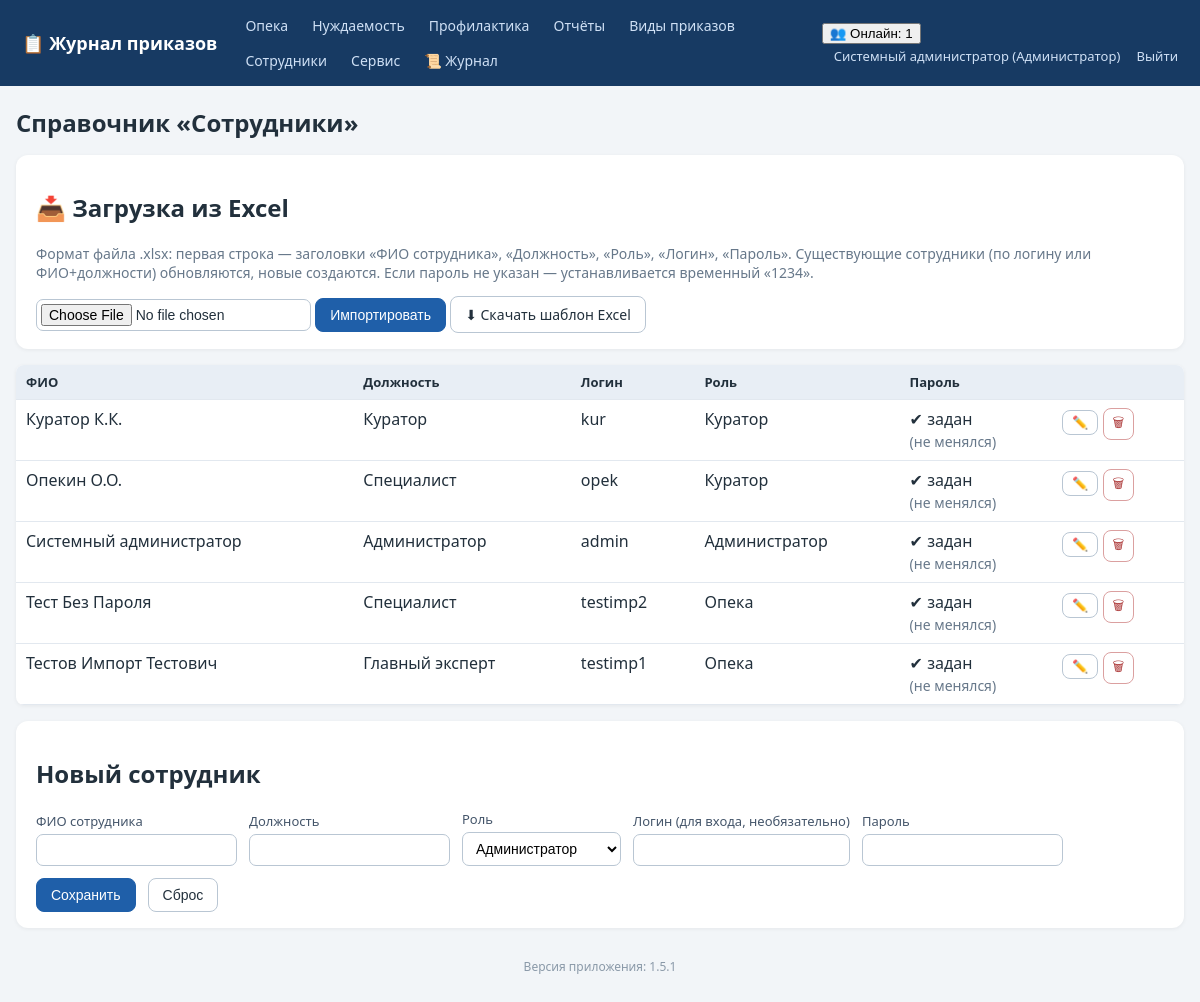
/employees (signed in), run on an earlier commit of the app's database.
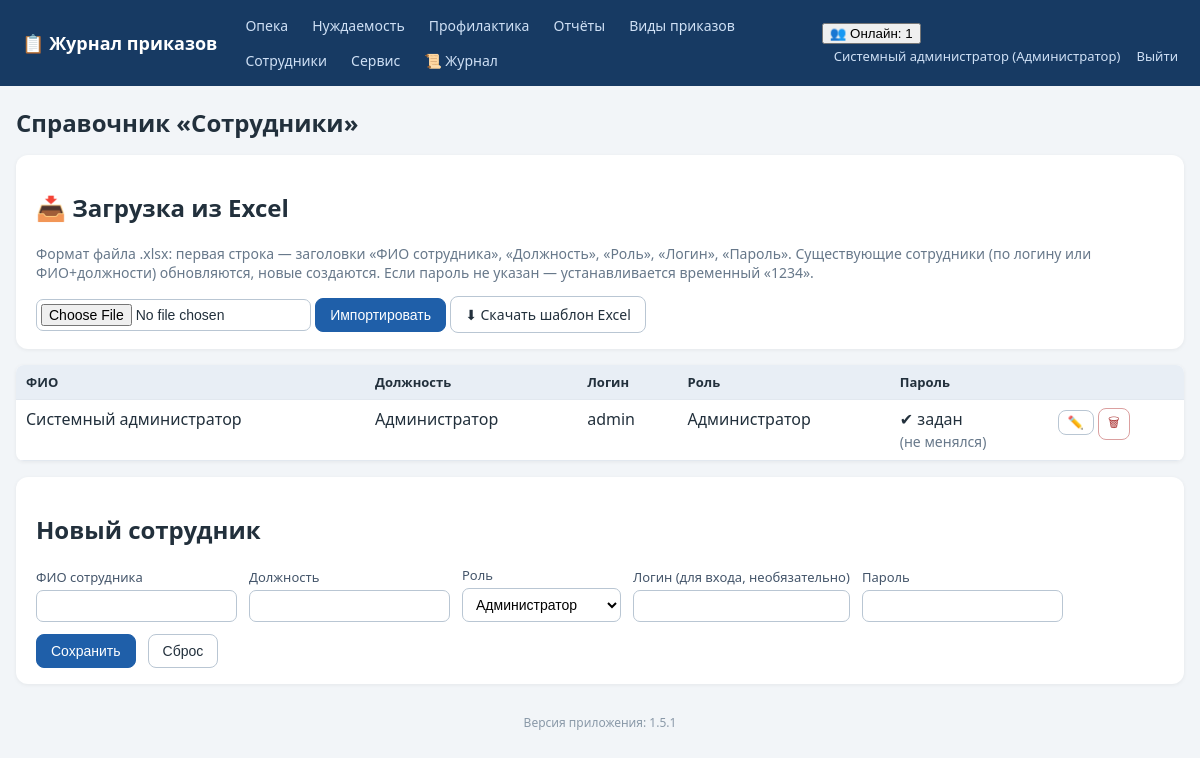
And on a later commit of the database.
### tables this page shows
CREATE TABLE employees (
    id INTEGER PRIMARY KEY AUTOINCREMENT,
    full_name TEXT NOT NULL,
    position TEXT NOT NULL DEFAULT '',
    login TEXT UNIQUE,
    password_hash TEXT,
    role_id INTEGER REFERENCES roles(id)
, pwd_changed_at TEXT);

CREATE TABLE roles (
    id INTEGER PRIMARY KEY AUTOINCREMENT,
    name TEXT UNIQUE NOT NULL
);

### app.py (the view)
@app.route('/employees')
def employees():
    require_login()
    conn = get_db()
    rows = conn.execute('SELECT e.*, r.name role_name FROM employees e '
                        'LEFT JOIN roles r ON r.id=e.role_id ORDER BY e.full_name').fetchall()
    conn.close()
    return render_template('employees.html', rows=rows)

### app.py (called while the page is built, shortened)
def has_request_context_safe():
    try:
        from flask import has_request_context
        return has_request_context()
    except Exception:
        return False

def _session_signature(uid):
    raw = request.cookies.get(app.config['SESSION_COOKIE_NAME'], '')
    if not raw:
        return ''

def _db_touch_throttled(key, min_interval=10.0):
    now = time.time()
    last = _DB_TOUCH_TS.get(key, 0)
    if now - last >= min_interval:
        _DB_TOUCH_TS[key] = now
        return True
    return False

def db_cleanup_active_sessions(cutoff):
    try:
        conn = get_db()
        conn.execute('DELETE FROM active_sessions WHERE last_seen < ?', (cutoff,))
        conn.commit()
        conn.close()
    except Exception:
        pass

def touch_active_session(uid):
    sid = _session_signature(uid)
    ip = request.remote_addr if has_request_context_safe() else ''
    now = time.time()
    with ACTIVE_SESSIONS_LOCK:
        ACTIVE_SESSIONS[(uid, sid)] = {'last_seen': now, 'ip': ip}
    if _db_touch_throttled((uid, sid)):
        db_touch_active_session(uid, sid, ip)

def cleanup_active_sessions():
    cutoff = time.time() - ACTIVE_TIMEOUT
    with ACTIVE_SESSIONS_LOCK:
        expired = [k for k, v in ACTIVE_SESSIONS.items()
                   if v['last_seen'] < cutoff]
        for k in expired:
            del ACTIVE_SESSIONS[k]
    db_cleanup_active_sessions(cutoff)

@app.before_request
def _mark_tls_noise_context():
    try:
        from flask import g as _fg
        _tls_noise_ctx.g = _fg
    except Exception:
        pass

def get_db():
    conn = sqlite3.connect(DB_PATH)
    conn.row_factory = sqlite3.Row
    conn.execute('PRAGMA foreign_keys = ON')
    return conn

def current_user():
    uid = session.get('user_id')
    if not uid:
        return None
    conn = get_db()
    u = conn.execute('SELECT e.*, r.name AS role_name FROM employees e '
                     'LEFT JOIN roles r ON r.id=e.role_id WHERE e.id=?', (uid,)).fetchone()
    conn.close()
    return u

def require_login():
    if not current_user():
        abort(redirect(url_for('login')))

def can_access_journal(user, journal):
    if not user:
        return False
    if user['role_name'] in FULL_DATA_ROLES:  # админ и начальник — полный доступ
        return True
    return user['role_name'] in ROLE_ACCESS[journal]

### templates/employees.html (shortened to what this page needs)
{% extends 'base.html' %}
{% block content %}
<h1>Справочник «Сотрудники»</h1>
{% if cu and cu.role_name in ['Администратор','Начальник отдела'] %}
<div class="panel no-print">
  <h2>📥 Загрузка из Excel</h2>
  <p class="muted">Формат файла .xlsx: первая строка — заголовки «ФИО сотрудника», «Должность», «Роль», «Логин», «Пароль».
     Существующие сотрудники (по логину или ФИО+должности) обновляются, новые создаются.
     Если пароль не указан — устанавливается временный «1234».</p>
  <form method="post" action="{{ url_for('employees_import') }}" enctype="multipart/form-data" style="display:inline">
    <input type="file" name="file" accept=".xlsx" required>
    <button class="btn primary" type="submit">Импортировать</button>
  </form>
  <a class="btn" href="{{ url_for('employees_template') }}">⬇ Скачать шаблон Excel</a>
</div>
{% endif %}
<table class="grid">
  <tr><th>ФИО</th><th>Должность</th><th>Логин</th><th>Роль</th><th>Пароль</th><th></th></tr>
  {% for r in rows %}
  <tr>
    <td>{{ r.full_name }}</td><td>{{ r.position }}</td>
    <td>{{ r.login or '—' }}</td><td>{{ r.role_name or '—' }}</td>
    <td>{{ '✔ задан' if r.password_hash else '—' }}{% if r.password_hash and not r.pwd_changed_at %}<br><span class="muted">(не менялся)</span>{% endif %}</td>
    <td class="actions">
      <button class="btn sm" data-id="{{ r.id }}" data-fio="{{ r.full_name }}" data-pos="{{ r.position or '' }}"
              data-login="{{ r.login or '' }}" data-role="{{ r.role_name or 'Куратор' }}"
              data-haspw="{{ 1 if r.password_hash else 0 }}" onclick="editEmp(this)">✏️</button>
      <form method="post" action="{{ url_for('employee_delete', eid=r.id) }}" style="display:inline"
            onsubmit="return confirm('Удалить сотрудника?')"><button class="btn sm danger">🗑</button></form>
    </td>
  </tr>
  {% endfor %}
</table>
<div class="panel">
  <h2 id="empFormTitle">Новый сотрудник</h2>
  <form method="post" action="{{ url_for('employee_save') }}" id="empForm">
    <label>ФИО сотрудника <input name="full_name" id="emp_fio" required></label>
    <label>Должность <input name="position" id="emp_pos"></label>
    <label>Роль
      <select name="role" id="emp_role">
        {% for role in all_roles %}<option>{{ role }}</option>{% endfor %}
      </select>
    </label>
    <label>Логин (для входа, необязательно) <input name="login" id="emp_login" autocomplete="off"></label>
    <label id="pwLabel">Пароль <input type="password" name="password" id="emp_pw" autocomplete="new-password"></label>
    <button class="btn primary" type="submit">Сохранить</button>
    <button class="btn" type="button" onclick="resetEmp()">Сброс</button>
  </form>
</div>
{% endblock %}

### templates/base.html (shortened to what this page needs)
<!DOCTYPE html>
<html lang="ru">
<head>
<link rel="stylesheet" href="{{ url_for('static', filename='style.css') }}">
</head>
<body>
<header class="topbar no-print">
  <div class="brand"><a href="{{ url_for('index') }}">📋 Журнал приказов</a></div>
  <nav>
    {% for j, t in accessible_journals %}
      <a href="{{ url_for('journal_list', journal=j) }}">{{ t }}</a>
    {% endfor %}
    {% if cu and cu.role_name in ['Администратор','Начальник отдела','Куратор'] %}
      <a href="{{ url_for('reports') }}">Отчёты</a>
    {% endif %}
    <a href="{{ url_for('order_types') }}">Виды приказов</a>
    {% if cu and cu.role_name == 'Администратор' %}
      <a href="{{ url_for('employees') }}">Сотрудники</a>
      <a href="{{ url_for('service') }}">Сервис</a>
      <a href="{{ url_for('logs_view') }}" title="Журнал логирования">📜 Журнал</a>
    {% endif %}
  </nav>
  <div class="userbox">
    {% if cu %}
      {% if active_users is not none %}
        <div class="online" id="onlineBox" title="Сотрудники, работавшие в системе за последние {{ (active_timeout // 60) or 1 }} мин. Обновляется автоматически.">
          <button type="button" class="online-toggle" onclick="toggleOnline()">👥 Онлайн: {{ active_users|length }}</button>
        </div>
      {% endif %}
      <a href="{{ url_for('profile') }}" title="Сменить пароль">{{ cu.full_name }} ({{ cu.role_name }})</a>
      <a href="{{ url_for('logout') }}">Выйти</a>
    {% endif %}
  </div>
</header>
<main class="container">
  {% block content %}{% endblock %}
</main>
<footer class="foot no-print">Версия приложения: {{ app_version }}</footer>
</body>
</html>

### static/style.css (style rules this page uses)
:root { --bs:#1f5fa9;--bg:#f2f5f8;--tx:#22303c; }
* { box-sizing:border-box }
body { margin:0;font-family:"Segoe UI",Arial,sans-serif;background:var(--bg);color:var(--tx); }
a { color:var(--bs); }
.topbar { display:flex;align-items:center;gap:18px;flex-wrap:wrap;background:#173a63;color:#fff;padding:10px 22px; }
.topbar .brand a { color:#fff;font-weight:700;font-size:18px;text-decoration:none; }
.topbar nav { display:flex;gap:4px;flex-wrap:wrap;flex:1; }
.topbar nav a { color:#cfe0f5;text-decoration:none;padding:6px 10px;border-radius:6px;font-size:14px; }
.userbox a { color:#cfe0f5;text-decoration:none;font-size:13px;margin-left:12px; }
.container { max-width:1200px;margin:20px auto;padding:0 16px; }
h1 { font-size:24px; }
.panel { background:#fff;border-radius:12px;padding:16px 20px;margin:16px 0;box-shadow:0 1px 4px rgba(0,0,0,.06); }
.panel form { display:flex;flex-wrap:wrap;gap:12px;align-items:end; }
label { display:flex;flex-direction:column;font-size:13px;gap:4px;color:#44556a; }
input,select { padding:7px 9px;border:1px solid #b9c6d3;border-radius:7px;font-size:14px;background:#fff; }
input[type=file] { padding:4px; }
.btn { display:inline-block;padding:8px 14px;border-radius:8px;border:1px solid #b9c6d3;background:#fff;color:var(--tx);cursor:pointer;font-size:14px;text-decoration:none; }
.btn.primary { background:var(--bs);border-color:var(--bs);color:#fff; }
.btn.danger { background:#fff;border-color:#dba0a0;color:#a33; }
.btn.sm { padding:4px 9px;font-size:13px; }
table.grid { width:100%;border-collapse:collapse;background:#fff;margin:14px 0;box-shadow:0 1px 4px rgba(0,0,0,.06);border-radius:8px;overflow:hidden; }
.grid th { background:#e8eef5;font-size:13px;text-align:left; }
.grid th,.grid td { padding:8px 10px;border-bottom:1px solid #e2e8ef;vertical-align:top; }
.actions { white-space:nowrap; }
.muted { color:#67788a;font-size:14px; }
.foot { text-align:center;color:#8a99a8;font-size:12px;margin:30px 0; }

What changed in the data, as far as the page shows it:
removed employees: full_name "Куратор К.К.", position "Куратор", login "kur", name "Куратор", password_hash "✔ задан", shows "(не менялся)"
removed employees: full_name "Опекин О.О.", position "Специалист", login "opek", name "Куратор", password_hash "✔ задан", shows "(не менялся)"
removed employees: full_name "Тест Без Пароля", position "Специалист", login "testimp2", name "Опека", password_hash "✔ задан", shows "(не менялся)"
removed employees: full_name "Тестов Импорт Тестович", position "Главный эксперт", login "testimp1", name "Опека", password_hash "✔ задан", shows "(не менялся)"
